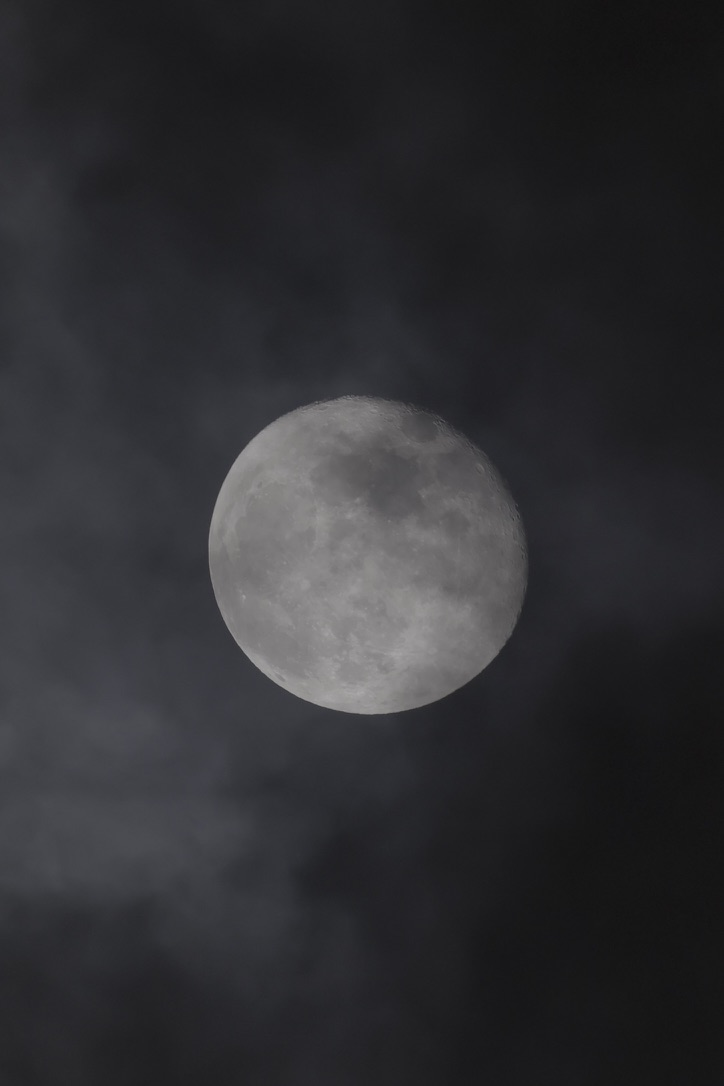
%> input picture Gamma/Moon.jpeg, 724 x 1086 px
$ octave Moon.m   (GNU Octave 9; MATLAB toolbox functions it lacks are replaced by stand-ins)
%> lines starting %> are read from the running program, lines starting %| are printed output that depends on the picture
close all; clear; clc;

imgArray = imread("Moon.jpeg");
%> imgArray is the input picture: size 1086x724x3 uint8; mean R, G, B 46.6, 46.6, 49.7

if(size(imgArray,3) == 3)
    imgArray = rgb2gray(imgArray);
%> imgArray: size 1086x724 uint8
end

%做gamma轉換前的前置
imgArrayDouble = im2double(imgArray);

c = 1;r = [0.04 0.1 0.2 0.4 0.67 1 1.5 2.5 5 10 25];

imgArrayGammaS = zeros(size(imgArray,1),size(imgArray,2),size(r,2));

% [17 lines of commented-out code are left out]

for index = 1:size(r,2)
    imgArrayGammaS(:,:,index) = c .* (imgArrayDouble .^ r(index));
end

% [11 lines of commented-out code are left out]

figure('Name', 'Gamma Correction');

subplot(3,4,1);
imshow(imgArrayDouble);
title('Original');

for index = 1:length(r)
    subplot(3,4,index+1);
    imshow(imgArrayGammaS(:,:,index));
    imwrite(imgArrayGammaS(:,:,index), 'gamma_'  + string(r(index)) + '.jpg');
    title(['gamma = ', num2str(r(index))]);
end
%> this loop made 11 passes
%> pass 1, `imshow(imgArrayGammaS(:,:,index));`:
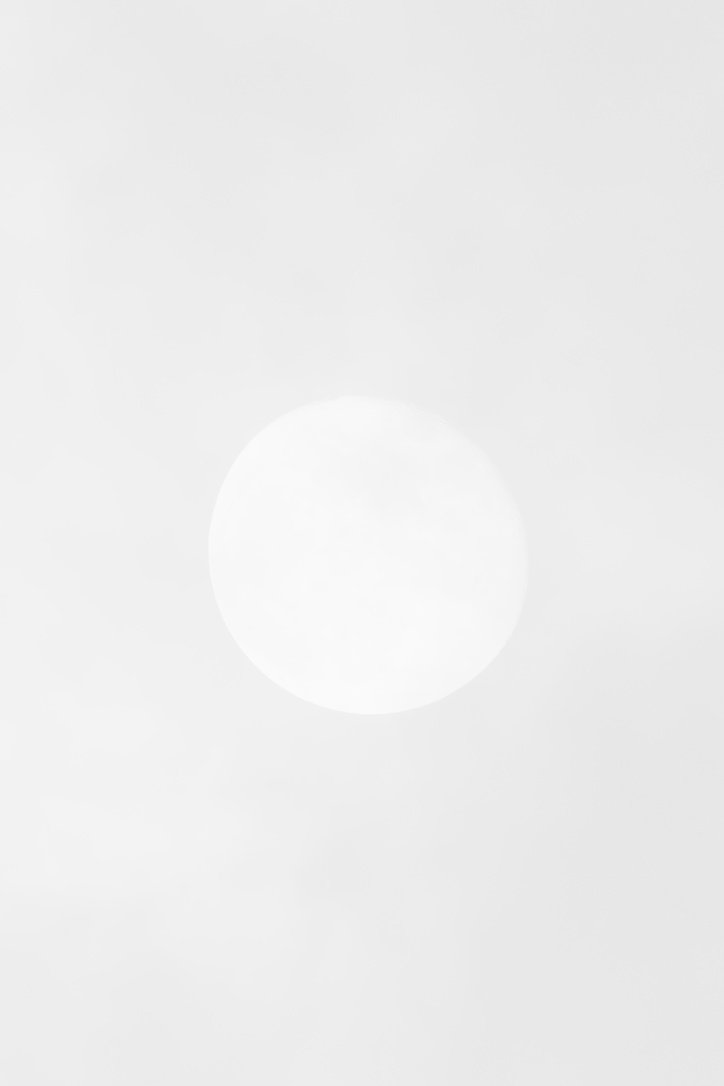
%> displayed picture: size 1086x724, on the screen's scale of 0 to 255; min 228, max 251, mean 237.1
%> after the loop:
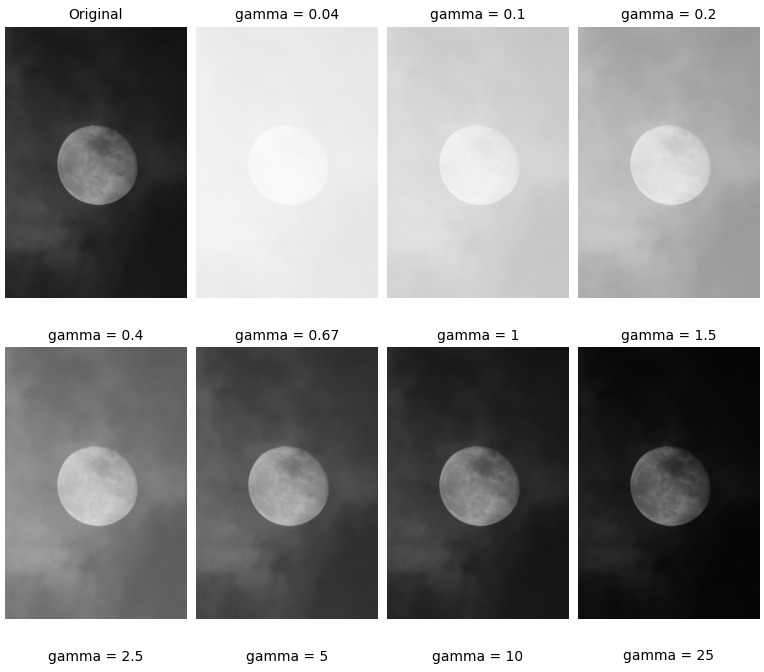
%> figure redrawn from the program's plot data, 12 panels

$ run again, with Gamma/WashingtonDC-Band1-Blue-512.tif saved as Gamma/Moon.jpeg
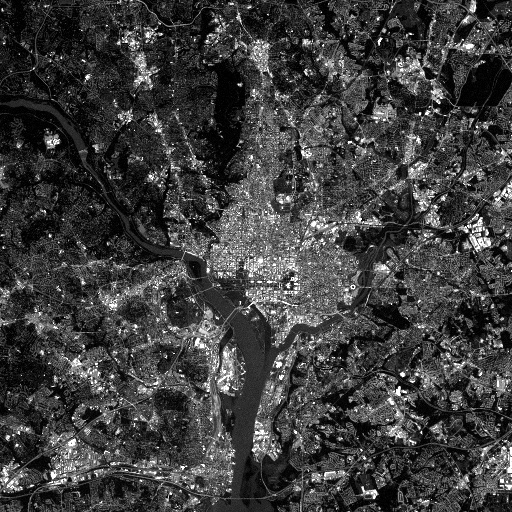
%> input picture Gamma/WashingtonDC-Band1-Blue-512.tif, 512 x 512 px
%> imgArray is the input picture: size 512x512 uint8; min 0, max 255, mean 62
%> the loop `for index = 1:length(r)` made 11 passes
%> pass 1, `imshow(imgArrayGammaS(:,:,index));`:
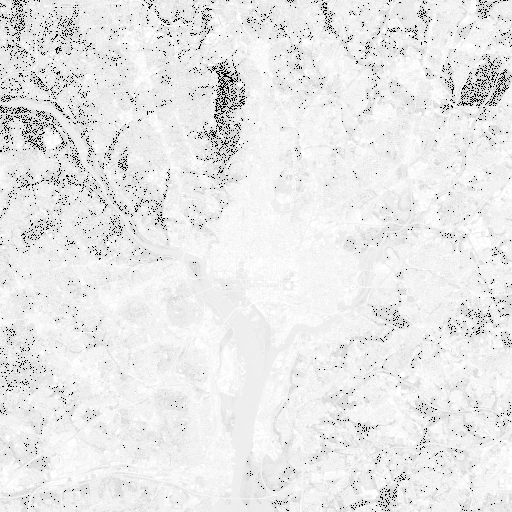
%> displayed picture: size 512x512, on the screen's scale of 0 to 255; min 0, max 255, mean 232.2
%> pass 2, `imshow(imgArrayGammaS(:,:,index));`:
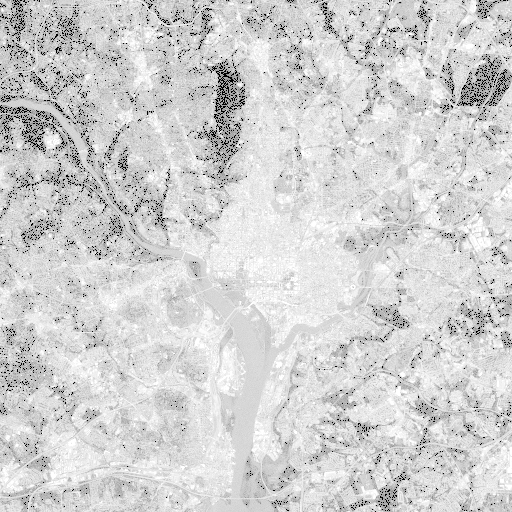
%> displayed picture: size 512x512, on the screen's scale of 0 to 255; min 0, max 255, mean 209.3
